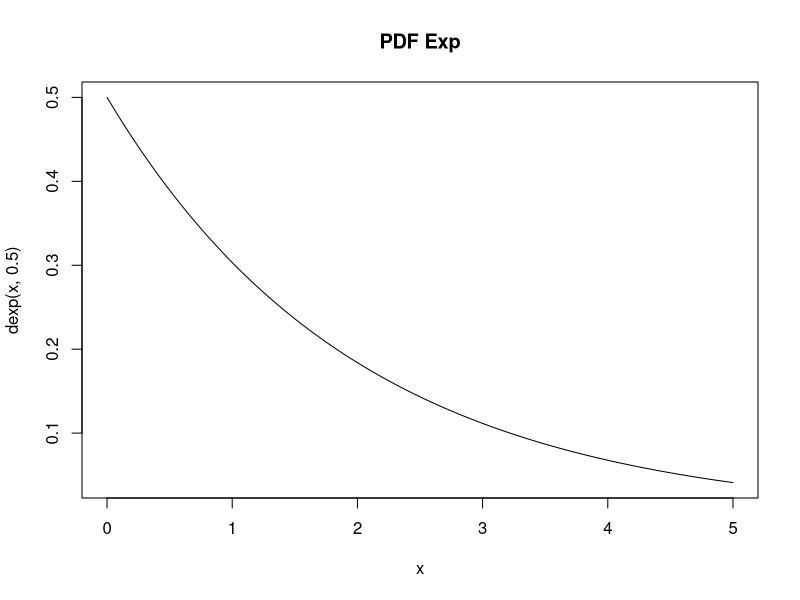
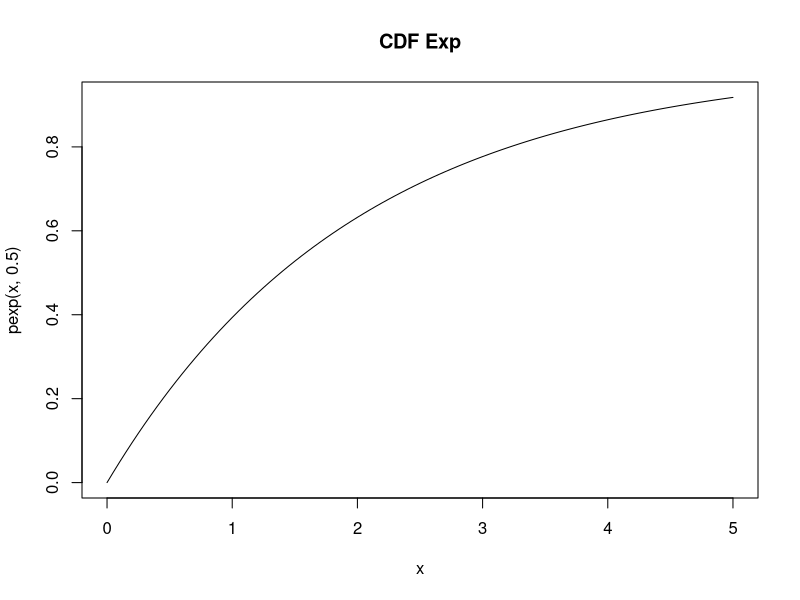
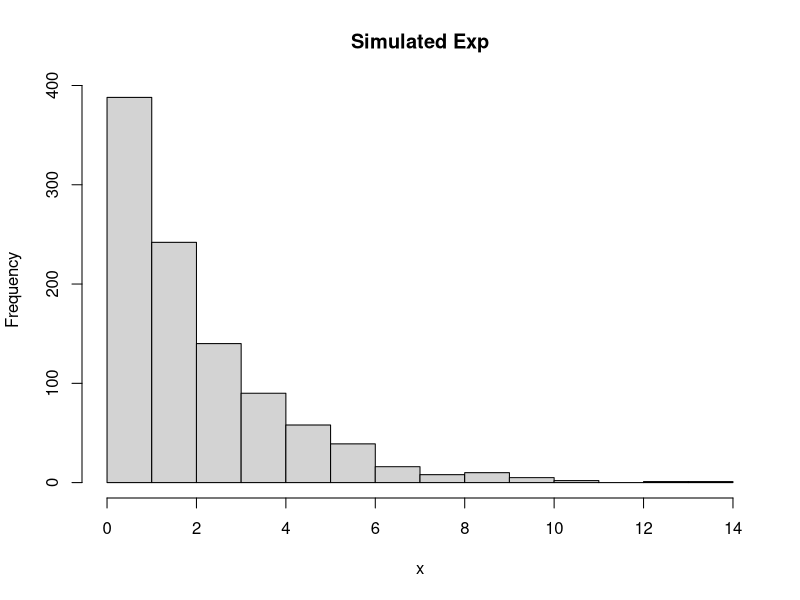

Source code (R) for these figures, in order:
# Experiment 5: Continuous distributions

# Uniform(0,60)
cat("P(X>45):",1-punif(45,0,60),"
")
cat("P(20<X<30):",punif(30,0,60)-punif(20,0,60),"
")

# Exponential(rate=0.5)
cat("Density at 3:",dexp(3,0.5),"
")
curve(dexp(x,0.5),0,5,main="PDF Exp")
cat("P(X<=3):",pexp(3,0.5),"
")
curve(pexp(x,0.5),0,5,main="CDF Exp")
hist(rexp(1000,0.5),main="Simulated Exp",xlab="x")

# Gamma(shape=2,rate=1/3)
cat("P(X>=1):",1-pgamma(1,2,1/3),"
")
cat("Quantile (0.7):",qgamma(0.7,2,1/3),"
")
